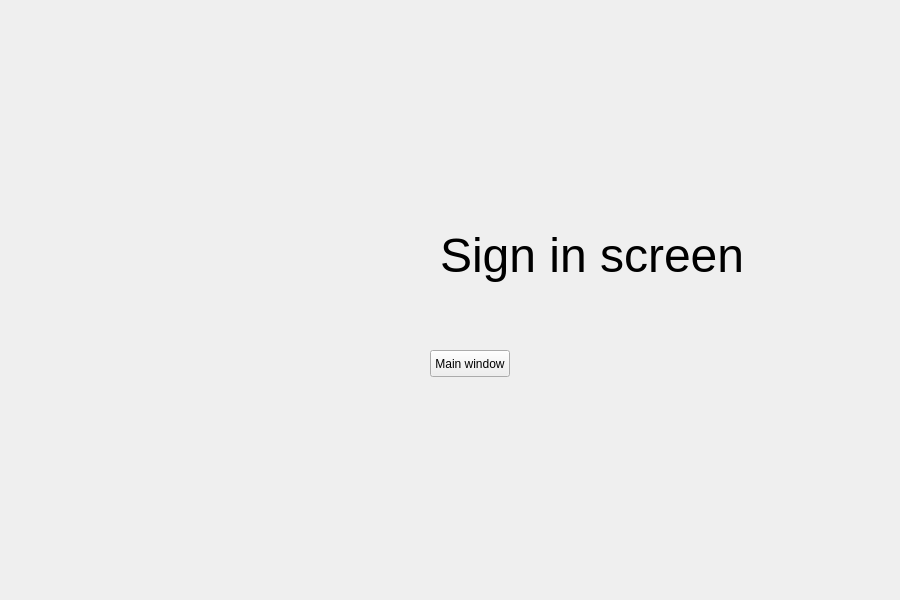
<?xml version="1.0" encoding="UTF-8"?>
<ui version="4.0">
 <class>SignInScreen</class>
 <widget class="QWidget" name="SignInScreen">
  <property name="geometry">
   <rect>
    <x>0</x>
    <y>0</y>
    <width>900</width>
    <height>600</height>
   </rect>
  </property>
  <property name="windowTitle">
   <string>Form</string>
  </property>
  <property name="locale">
   <locale language="English" country="UnitedStates"/>
  </property>
  <widget class="QLabel" name="label">
   <property name="geometry">
    <rect>
     <x>440</x>
     <y>210</y>
     <width>351</width>
     <height>91</height>
    </rect>
   </property>
   <property name="font">
    <font>
     <pointsize>36</pointsize>
    </font>
   </property>
   <property name="text">
    <string>Sign in screen</string>
   </property>
  </widget>
  <widget class="QPushButton" name="goMainWindowB">
   <property name="geometry">
    <rect>
     <x>430</x>
     <y>350</y>
     <width>80</width>
     <height>27</height>
    </rect>
   </property>
   <property name="text">
    <string>Main window</string>
   </property>
  </widget>
 </widget>
 <resources/>
 <connections/>
</ui>
